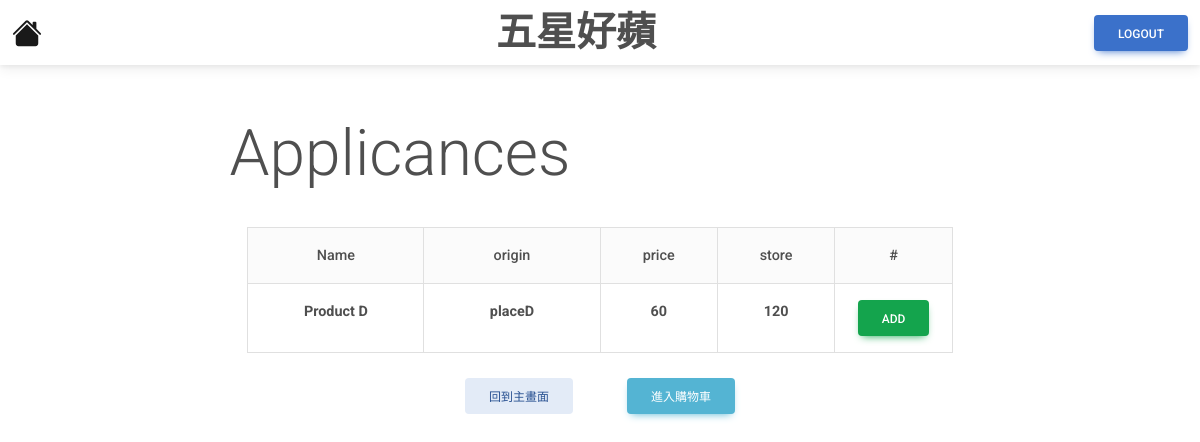
Page /product/foapplianceod on the earlier database version.
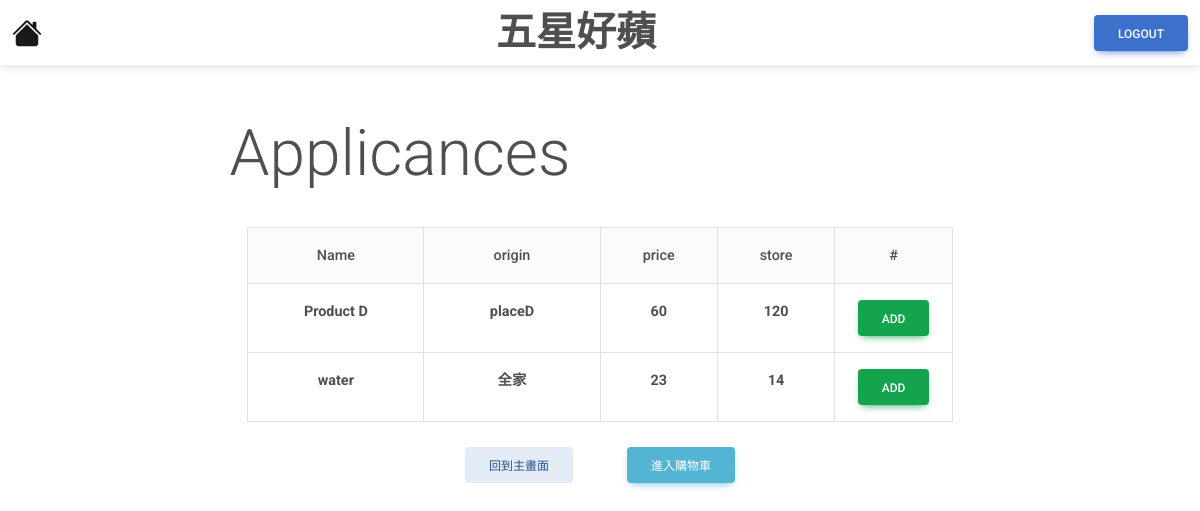
Same page on the later database version.
### tables this page shows
CREATE TABLE Product
(
product_id      INTEGER           PRIMARY KEY  AUTOINCREMENT,
seller_email    VARCHAR(255)      NOT NULL,
product_name    VARCHAR(255)      NOT NULL,
type_id         INTEGER           NOT NULL,
store           INTEGER           NOT NULL,
price           INTEGER           NOT NULL,
origin          VARCHAR(255)      NOT NULL,
FOREIGN KEY(type_id) REFERENCES Type(type_id)
FOREIGN KEY(seller_email) REFERENCES User(email)
);

### category.py (the view)
@app.route('/product/foapplianceod')
def applicances():
    con = sqlite3.connect("database.db")
    con.row_factory = sqlite3.Row
    cur = con.cursor()
    cur.execute("SELECT product_id, * FROM Product WHERE type_id = 3")
    rows = cur.fetchall()
    con.close()
    return render_template("Applicances.html",rows=rows)

### templates/Applicances.html (shortened to what this page needs)
<!DOCTYPE html>
<html lang="en">
<head>
    <link href="https://cdnjs.cloudflare.com/ajax/libs/font-awesome/6.0.0/css/all.min.css" rel="stylesheet"/>
    <link href="https://cdnjs.cloudflare.com/ajax/libs/mdb-ui-kit/6.4.0/mdb.min.css" rel="stylesheet"/>
</head>
<body>
    <nav class="navbar bg-body-tertiary">
        <div class="container-fluid">
            <a class="navbar-brand" href="{{url_for('home')}}">
            </a>
            <h1 style="margin: auto;"><strong>五星好蘋</strong></h1>
            <a href="{{url_for('logout')}}" class="btn btn-primary">Logout</a>
        </div>
    </nav>
    <br><br><h1 style="margin-right: 400px; text-align: center;"
            class="display-3">Applicances</h1><br>
    <table class="table table-bordered text-center" style="width: auto; margin: auto;">
        <thead class="bg-light">
            <tr>
                <th>Name</th>
                <th>origin</th>
                <th>price</th>
                <th>store</th>
                <th>#</th>
            </tr>
        </thead>
        <tbody>
            {% for row in rows %}
            <tr>
                <td class="col-3"><strong>{{ row["product_name"] }} </strong></td>
                <td class="col-3"><strong>{{ row["origin"] }} </strong></td>
                <td class="col-2"><strong>{{ row["price"] }} </strong></td>
                <td class="col-2"><strong>{{ row["store"] }} </strong></td>
                <td class="col-2">
                    <form action="/add" method="POST">
                            <button type="submit" class="btn btn-success"> Add </button>
                    </form>
                </td>
            </tr>
            {% endfor %}
        </tbody>
    </table>
    <br><p style="text-align: center">
        <a href="{{url_for('product')}}" class="btn btn-secondary" style="margin-right: 50px">回到主畫面</a>
        <a href="{{url_for('shoppingCart')}}" class="btn btn-info">進入購物車</a>
    </p>
</body>
</html>

Differences in the rows shown:
added Product: product_name "water", origin "全家", price "23", store "14"
